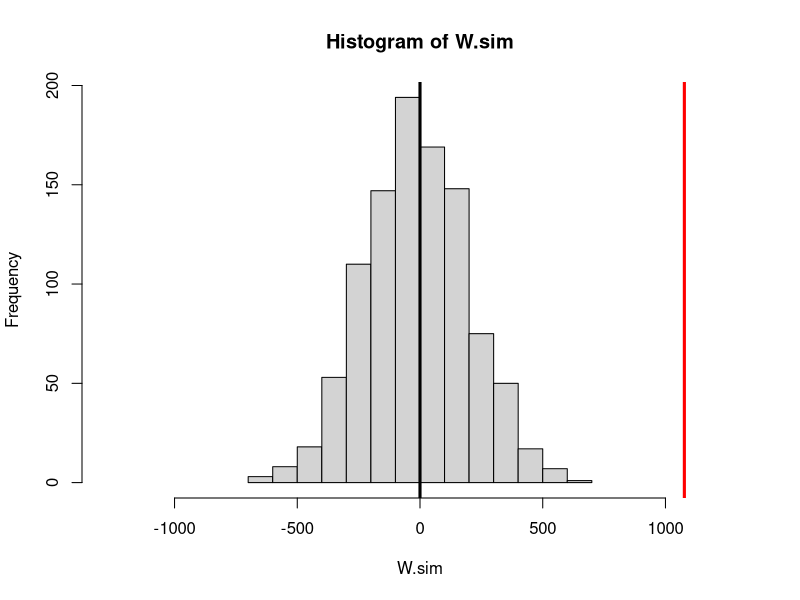
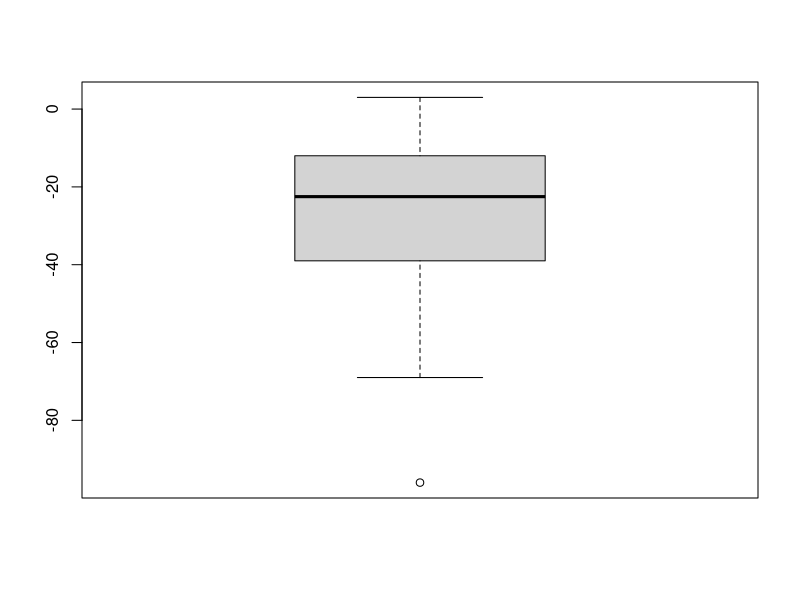
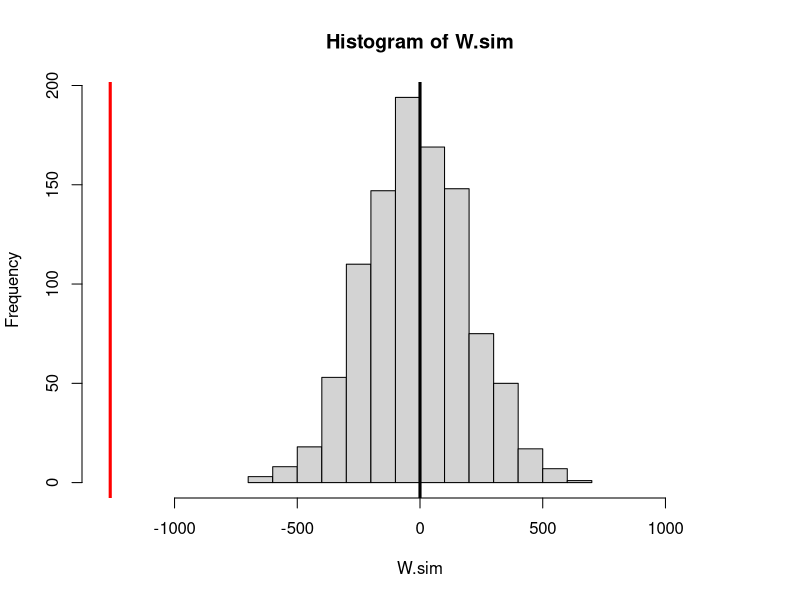

These charts were generated, in order, by the following R code:
###########################################################################################
###                                   SIGNED RANK TEST                                  ###
###                              Wilcoxon Signed Rank W test                            ###
###########################################################################################
seed = 100
B    = 1000

### ---------------------------------------------------------------------------------------
### One sample
### ---------------------------------------------------------------------------------------
data    = cars$speed
q       = 0.5
c       = 10
n       = length(data)
ranks   = rank(abs(data-c))
W.plus  = sum(ranks[data>c])
W.minus = sum(ranks[data<c])   # "W.plus + W.minus" should be equal to "n*(n+1)/2
W       = W.plus - W.minus

# MC computation of the p-value
set.seed(seed)
W.sim = numeric(B)
for(k in 1:B){
  ranks.temp = sample(1:n)
  signs.temp = 2*rbinom(n, 1, q) - 1
  W.temp     = sum(signs.temp*ranks.temp)
  W.sim[k]   = W.temp
}

hist(W.sim, xlim=c(-n*(n+1)/2, n*(n+1)/2))
abline(v=W, col='red', lwd=3)
abline(v=0, lwd=3)

### Two-sided test ------------------------------------------------------------------------
###    H0: P(X>c)  = q  
###    H1: P(X>c) != q  
p_value = 2*sum(W.sim>= abs(W))/B
p_value

### One-side test -------------------------------------------------------------------------
###    H0: P(X>c) = q
###    H1: P(X>c) > q
p_value = sum(W.sim>=abs(W))/B
p_value

### One-side test -------------------------------------------------------------------------
###    H0: P(X>c) = q
###    H1: P(X>c) < q
p_value = sum(W.sim<=abs(W))/B
p_value

### ---------------------------------------------------------------------------------------
### Two samples-paired
### ---------------------------------------------------------------------------------------
data    = cars                      # = [X,Y]
diff    = data[,1] - data[,2]       # = X - Y
boxplot(diff)
q       = 0.5
n       = length(diff)
ranks   = rank(abs(diff))
W.plus  = sum(ranks[diff>0])
W.minus = sum(ranks[diff<0])   # "W.plus + W.minus" should be equal to "n*(n+1)/2
W       = W.plus - W.minus

# MC computation of the p-value
set.seed(seed)
W.sim = numeric(B)
for(k in 1:B){
  ranks.temp = sample(1:n)
  signs.temp = 2*rbinom(n, 1, q) - 1
  W.temp     = sum(signs.temp*ranks.temp)
  W.sim[k]   = W.temp
}

hist(W.sim, xlim=c(-n*(n+1)/2, n*(n+1)/2))
abline(v=W, col='red', lwd=3)
abline(v=0, lwd=3)

### Two-sided test ------------------------------------------------------------------------
###    H0: P(X>Y)  = q    ==>    H0: P(Z>0)  = q
###    H1: P(X>Y) != q           H1: P(Z>0) != q
p_value = 2*sum(W.sim>= abs(W))/B
p_value

### One-side test -------------------------------------------------------------------------
###    H0: P(X>Y) = q    ==>    H0: P(Z>0) = q
###    H1: P(X>Y) > q           H1: P(Z>0) > q
p_value = sum(W.sim>=abs(W))/B
p_value

### One-side test -------------------------------------------------------------------------
###    H0: P(X>Y) = q    ==>    H0: P(Z>0) = q    
###    H1: P(X>Y) < q           H1: P(Z>0) < q    
p_value = sum(W.sim<=abs(W))/B
p_value